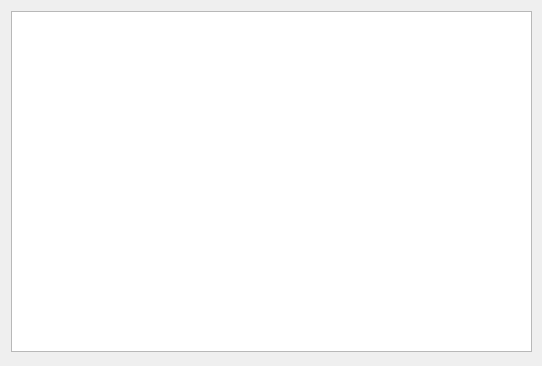
<?xml version="1.0" encoding="UTF-8"?>
<ui version="4.0">
 <class>UserListWindow</class>
 <widget class="QDialog" name="UserListWindow">
  <property name="geometry">
   <rect>
    <x>0</x>
    <y>0</y>
    <width>542</width>
    <height>366</height>
   </rect>
  </property>
  <property name="windowTitle">
   <string>Dialog</string>
  </property>
  <widget class="QTableWidget" name="ClientListTb">
   <property name="geometry">
    <rect>
     <x>11</x>
     <y>11</y>
     <width>521</width>
     <height>341</height>
    </rect>
   </property>
   <property name="sizePolicy">
    <sizepolicy hsizetype="Maximum" vsizetype="Maximum">
     <horstretch>20</horstretch>
     <verstretch>20</verstretch>
    </sizepolicy>
   </property>
  </widget>
 </widget>
 <resources/>
 <connections/>
</ui>
